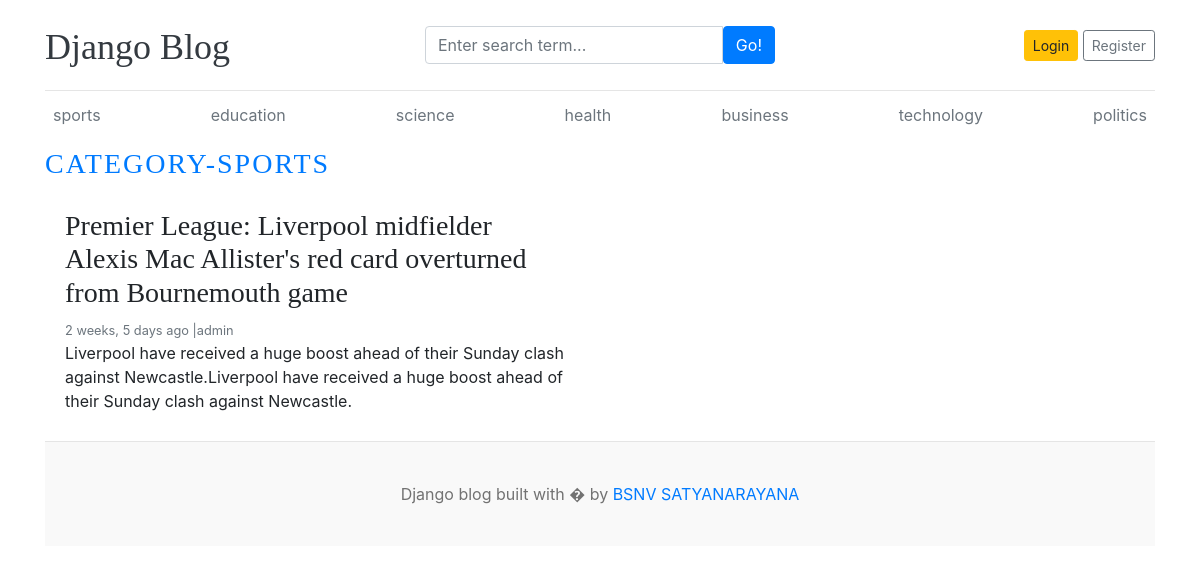
Page /category/1/ on the committed database.
### blog/models.py (models this page shows, shortened)
class Category(models.Model):
    category_name=models.CharField(max_length=50,unique=True)
    created_at=models.DateTimeField(auto_now_add=True)
    updated_at=models.DateTimeField(auto_now=True)
    class Meta:
        verbose_name_plural='categories'
    def __str__(self):
        return self.category_name

class Blog(models.Model):
    title=models.CharField(max_length=100)
    slug=models.SlugField(max_length=150,unique=True,blank=True)
    category=models.ForeignKey(Category,on_delete=models.CASCADE)
    author=models.ForeignKey(User,on_delete=models.CASCADE)
    featured_image=models.ImageField(upload_to='upload/%Y/%M/%d')
    short_description=models.TextField(max_length=2000)
    blog_body=models.TextField(max_length=5000)
    status=models.CharField(max_length=20,choices=STATUS_CHOICES,default=0)
    is_featured=models.BooleanField(default=False)
    created_at=models.DateTimeField(auto_now_add=True)
    updated_at=models.DateTimeField(auto_now=True)

### blog/views.py (the view)
# urls.py: path('<int:category_id>/',views.posts_by_category,name='posts_by_category')
def posts_by_category(request,category_id):
    posts=Blog.objects.filter(status='Published',category=category_id)
    category=get_object_or_404(Category,pk=category_id)
    context={
        'posts':posts,
        'category':category,
    }
    return render(request,'posts_by_category.html',context)

### blog/context_processors.py (called while the page is built)
def get_categories(request):
    categories=Category.objects.all()
    return dict(categories=categories)

def get_social_links(request):
    social_links=SocialLink.objects.all
    return dict(social_links=social_links)

### templates/posts_by_category.html (shortened to what this page needs)
{% extends 'base.html' %}
{% block content %}
  <h3 class="text-uppercase text-primary" style="letter-spacing:2px;">Category-{{category}}</h3>
  <div class="row mb-2">
    {% if posts %}
    {% for post in posts %}
    <div class="col-md-6">
      <div class="card border-0" >
        <div class="card-body">
          <h3>{{post.title}}</h3>
          <small class="mb-1 text-muted">{{post.created_at | timesince}} ago |{{post.author}}</small>
          <p class="card-text">{{post.short_description | truncatewords:25}}</p>
        </div>
      </div>
    </div>
    {% endfor %}
    {% else %}
    <p>No Posts Found</p>
    {% endif %}
  </div>
  {% endblock  %}

### templates/base.html (shortened to what this page needs)
{% load static %}
<!DOCTYPE html>
<html lang="en">
<head>
    <link href="https://getbootstrap.com/docs/4.0/dist/css/bootstrap.min.css" rel="stylesheet">
    <link href="{% static 'css/blog.css' %}" rel="stylesheet">
    <link rel="stylesheet" href="https://cdnjs.cloudflare.com/ajax/libs/font-awesome/4.7.0/css/font-awesome.min.css">
  </head>
<body>
    <div class="container">
      <header class="blog-header py-3">
        <div class="row flex-nowrap justify-content-between align-items-center">
          <div class="col-4 pt-1">
            <a class="blog-header-logo text-dark" href="/">Django Blog</a>
          </div>
          <div class="col-4">
            <form action="{% url 'search' %}" method="GET">
              <div class="input-group">
                <input class="form-control" type="text" name="keyword" value="{{keyword}}" placeholder="Enter search term..." aria-label="Enter search term..." aria-describedby="button-search" />
                <button  type="submit" class="btn btn-primary" id="button-search" type="button">Go!</button>
            </div>
          </div>
          <div class="col-4 d-flex justify-content-end align-items-center">
            {% if not user.is_authenticated %}
            <a class="btn btn-sm btn-warning" href="{% url 'login' %}">Login</a> &nbsp;
            <a class="btn btn-sm btn-outline-secondary" href="{% url 'register' %}">Register</a>
          </div>
          {% else %}
          <span><a href="{% url 'dashboard' %}">Dashboard</a></span>
          &emsp;
          <span><a href="{% url 'logout' %}">Logout</a></span>
          {% endif %}
        </div>
      </header>
      <div class="nav-scroller py-1 mb-2">
        <nav class="nav d-flex justify-content-between">
          {% for cat in categories %}
          <a class="p-2 text-muted" href="{% url 'posts_by_category' cat.id %}">{{cat.category_name}}</a>
          {% endfor %}
        </nav>
      </div>
{% block content %}
{% endblock %}
<footer class="blog-footer">
    <p>Django blog built with � by <a href="#">BSNV SATYANARAYANA</a></p>
  </footer>
  </body>
  </html>

### project1/static/css/blog.css (style rules this page uses)
.blog-header { border-bottom: 1px solid #e5e5e5; }
.blog-header-logo { font-family: "Playfair Display", Georgia, "Times New Roman", serif; font-size: 2.25rem; }
h1, h2, h3, h4, h5, h6 { font-family: "Playfair Display", Georgia, "Times New Roman", serif; }
.blog-footer { padding: 2.5rem 0; color: #727272; text-align: center; background-color: #f9f9f9; border-top: .05rem solid #e5e5e5; }
.blog-footer p:last-child { margin-bottom: 0; }

### rows in the picture
Category: category_name "sports", category_name "SPORTS"
Category: category_name "education"
Category: category_name "science"
Category: category_name "health"
Category: category_name "business"
Category: category_name "technology"
Category: category_name "politics"
Blog: title "Premier League: Liverpool midfielder Alexis Mac Allister's red card overturned from Bournemouth game", created_at "2 weeks, 5 days", author "admin", short_description "Liverpool have received a huge boost ahead of their Sunday clash against Newcastle.Liverpool have received a huge boost ahead of their Sunday clash against Newcastle."
